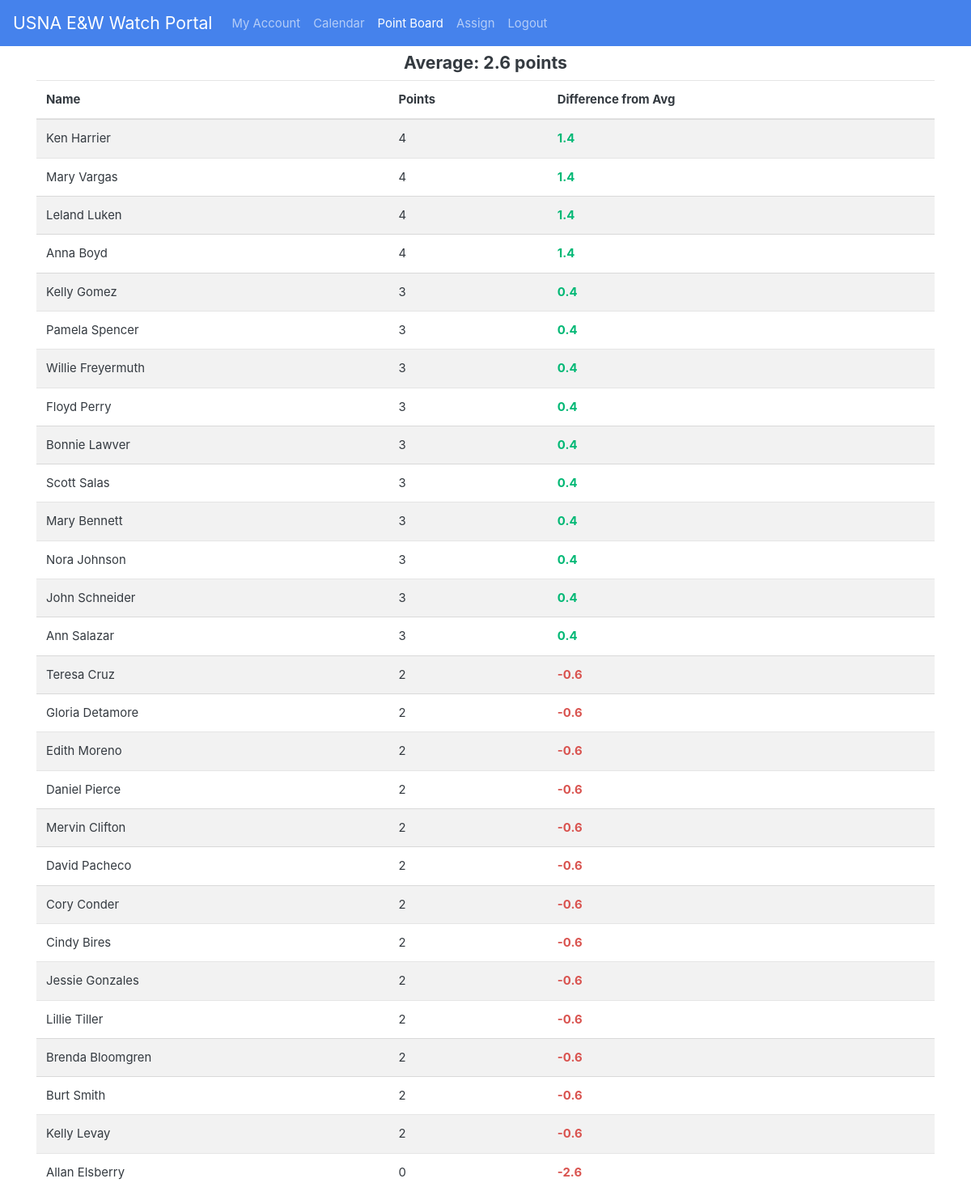
The page /points (signed in) on the database its author committed.
### app.py (models this page shows, shortened)
class User(UserMixin, db.Model):
    __tablename__ = 'Users'
    id = db.Column(db.Integer, primary_key=True)
    active = db.Column(db.Boolean, default=True)
    first = db.Column(db.String(128))
    last = db.Column(db.String(128))
    email = db.Column(db.String(64), index=True, unique=True)
    password_hash = db.Column(db.String(128))
    created = db.Column(db.DateTime, index=False,
                        unique=False, default=date.today())
    phone = db.Column(db.Integer)
    qualified = db.Column(db.Boolean, index=True, unique=False, default=False)
    data = db.Column(db.String(2**30), index=False, unique=False)
    points = db.Column(db.Integer, index=True, unique=False, default=0)
    department = db.Column(db.String(128))
    point_offset = db.Column(db.Integer, default=0)
    roles=db.Column(db.String(128),default='')
    def __repr__(self):
        return f"{self.first} {self.last}"

### app.py (the view)
@app.route('/points', methods=["GET"])
@login_required
def points():
    users = User.query.all()
    average =0
    for u in users:
        average+=u.points
    average = average/len(users)
    users.sort(reverse=True,key=lambda x: x.points)
    return render_template('points.html', users=users,average=average)

### app.py (called while the page is built)
@login.user_loader
def load_user(id=1):
    return User.query.get(int(id))

### templates/points.html (shortened to what this page needs)
{%extends "base.html"%}
{%block content%}
<div class="container">
    <h5 class="text-center">Average: {{average|round(1)}} points</h5>
    <table class="table table-striped table-hover">
        <thead>
            <tr>
                <th scope="col">Name</th>
                <th scope="col">Points</th>
                <th scope="col">Difference from Avg</th>
            </tr>
        </thead>
        <tbody>
            {%for u in users%}
            <tr>
                <td>{{u}}</td>
                <td>{{u.points}}</td>
                <td class='average'><strong>{{(u.points-average)|round(1)}}</strong></td>
            </tr>
            {%endfor%}
        </tbody>
    </table>
</div>
{%endblock%}

### rows shown on the page
User: first+last "Ken Harrier", points "4", (u.points-average)|round(1) "1.4"
User: first+last "Mary Vargas", points "4", (u.points-average)|round(1) "1.4"
User: first+last "Leland Luken", points "4", (u.points-average)|round(1) "1.4"
User: first+last "Anna Boyd", points "4", (u.points-average)|round(1) "1.4"
User: first+last "Kelly Gomez", points "3", (u.points-average)|round(1) "0.4"
User: first+last "Pamela Spencer", points "3", (u.points-average)|round(1) "0.4"
User: first+last "Willie Freyermuth", points "3", (u.points-average)|round(1) "0.4"
User: first+last "Floyd Perry", points "3", (u.points-average)|round(1) "0.4"
User: first+last "Bonnie Lawver", points "3", (u.points-average)|round(1) "0.4"
User: first+last "Scott Salas", points "3", (u.points-average)|round(1) "0.4"
User: first+last "Mary Bennett", points "3", (u.points-average)|round(1) "0.4"
User: first+last "Nora Johnson", points "3", (u.points-average)|round(1) "0.4"
User: first+last "John Schneider", points "3", (u.points-average)|round(1) "0.4"
User: first+last "Ann Salazar", points "3", (u.points-average)|round(1) "0.4"
User: first+last "Teresa Cruz", points "2", (u.points-average)|round(1) "-0.6"
User: first+last "Gloria Detamore", points "2", (u.points-average)|round(1) "-0.6"
User: first+last "Edith Moreno", points "2", (u.points-average)|round(1) "-0.6"
User: first+last "Daniel Pierce", points "2", (u.points-average)|round(1) "-0.6"
User: first+last "Mervin Clifton", points "2", (u.points-average)|round(1) "-0.6"
User: first+last "David Pacheco", points "2", (u.points-average)|round(1) "-0.6"
User: first+last "Cory Conder", points "2", (u.points-average)|round(1) "-0.6"
User: first+last "Cindy Bires", points "2", (u.points-average)|round(1) "-0.6"
User: first+last "Jessie Gonzales", points "2", (u.points-average)|round(1) "-0.6"
User: first+last "Lillie Tiller", points "2", (u.points-average)|round(1) "-0.6"
User: first+last "Brenda Bloomgren", points "2", (u.points-average)|round(1) "-0.6"
User: first+last "Burt Smith", points "2", (u.points-average)|round(1) "-0.6"
User: first+last "Kelly Levay", points "2", (u.points-average)|round(1) "-0.6"
User: first+last "Allan Elsberry", points "0", (u.points-average)|round(1) "-2.6"

### other values the page prints
{{ average|round(1) }} "2.6"
